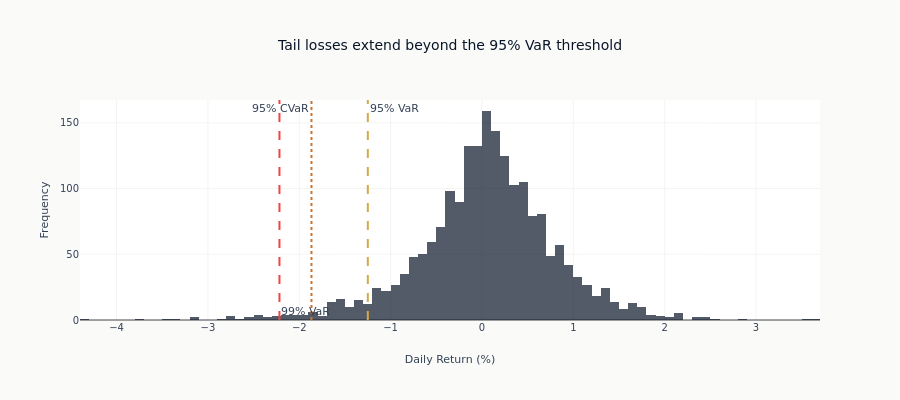

The cell this chart's notebook holds for it:
### Code cell
# Visualize return distribution with VaR
fig = go.Figure()

# Histogram of returns
fig.add_trace(go.Histogram(x=strategy_returns * 100, nbinsx=100, name="Daily Returns", opacity=0.7))

# VaR lines - stagger annotation y-positions to prevent overlap at the top
fig.add_vline(
    x=var_95 * 100,
    line_dash="dash",
    line_color=COLORS["amber"],
    annotation_text="95% VaR",
    annotation_position="top right",
)
fig.add_vline(
    x=var_99 * 100,
    line_dash="dash",
    line_color=COLORS["negative"],
    annotation_text="99% VaR",
    annotation_position="bottom right",
)
fig.add_vline(
    x=cvar_95 * 100,
    line_dash="dot",
    line_color=COLORS["copper"],
    annotation_text="95% CVaR",
    annotation_position="top left",
)

fig.update_layout(
    title="Tail losses extend beyond the 95% VaR threshold",
    xaxis_title="Daily Return (%)",
    yaxis_title="Frequency",
    height=400,
    showlegend=False,
)
fig.show()

### Figure 1 — Plotly figure (JSON) as saved in the notebook; plotly's stock layout.template omitted (floating-point values rounded to 4 significant figures; data arrays with more than 128 entries replaced by an {"elided": "..."} marker saying what was removed)
{"data": [{"name": "Daily Returns", "nbinsx": 100, "opacity": 0.7, "type": "histogram", "x": {"elided": "2011 float values"}}], "layout": {"annotations": [{"showarrow": false, "text": "95% VaR", "x": -1.25, "xanchor": "left", "xref": "x", "y": 1, "yanchor": "top", "yref": "y domain"}, {"showarrow": false, "text": "99% VaR", "x": -2.217, "xanchor": "left", "xref": "x", "y": 0, "yanchor": "bottom", "yref": "y domain"}, {"showarrow": false, "text": "95% CVaR", "x": -1.866, "xanchor": "right", "xref": "x", "y": 1, "yanchor": "top", "yref": "y domain"}], "height": 400, "shapes": [{"line": {"color": "#D4A84B", "dash": "dash"}, "type": "line", "x0": -1.25, "x1": -1.25, "xref": "x", "y0": 0, "y1": 1, "yref": "y domain"}, {"line": {"color": "#ef4444", "dash": "dash"}, "type": "line", "x0": -2.217, "x1": -2.217, "xref": "x", "y0": 0, "y1": 1, "yref": "y domain"}, {"line": {"color": "#C87533", "dash": "dot"}, "type": "line", "x0": -1.866, "x1": -1.866, "xref": "x", "y0": 0, "y1": 1, "yref": "y domain"}], "showlegend": false, "title": {"text": "Tail losses extend beyond the 95% VaR threshold"}, "xaxis": {"title": {"text": "Daily Return (%)"}}, "yaxis": {"title": {"text": "Frequency"}}}}
